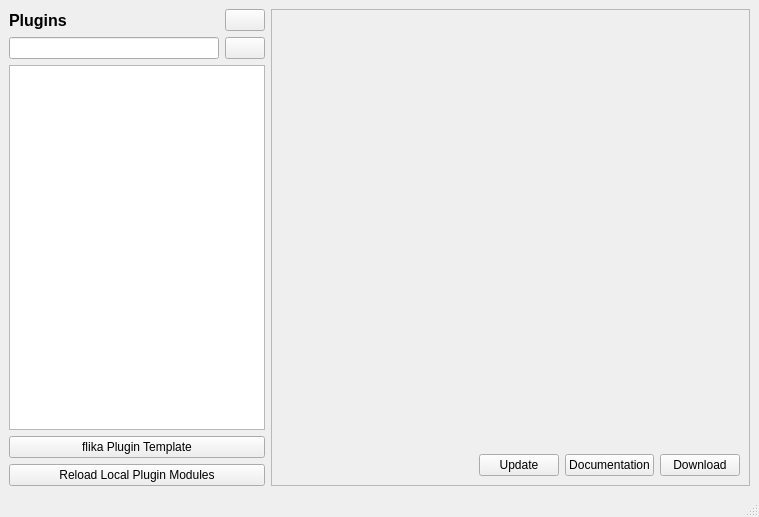
<?xml version="1.0" encoding="UTF-8"?>
<ui version="4.0">
 <class>MainWindow</class>
 <widget class="QMainWindow" name="MainWindow">
  <property name="geometry">
   <rect>
    <x>0</x>
    <y>0</y>
    <width>759</width>
    <height>517</height>
   </rect>
  </property>
  <property name="windowTitle">
   <string>MainWindow</string>
  </property>
  <widget class="QWidget" name="centralwidget">
   <layout class="QHBoxLayout" name="horizontalLayout" stretch="0,1">
    <item>
     <layout class="QVBoxLayout" name="verticalLayout">
      <item>
       <layout class="QHBoxLayout" name="horizontalLayout_3">
        <item>
         <widget class="QLabel" name="label">
          <property name="font">
           <font>
            <pointsize>12</pointsize>
            <weight>75</weight>
            <bold>true</bold>
           </font>
          </property>
          <property name="text">
           <string>Plugins</string>
          </property>
         </widget>
        </item>
        <item>
         <widget class="QPushButton" name="refreshButton">
          <property name="sizePolicy">
           <sizepolicy hsizetype="Fixed" vsizetype="Fixed">
            <horstretch>0</horstretch>
            <verstretch>0</verstretch>
           </sizepolicy>
          </property>
          <property name="text">
           <string/>
          </property>
          <property name="icon">
           <iconset>
            <normaloff>../images/refresh.png</normaloff>../images/refresh.png</iconset>
          </property>
         </widget>
        </item>
       </layout>
      </item>
      <item>
       <layout class="QHBoxLayout" name="horizontalLayout_4">
        <item>
         <widget class="QLineEdit" name="searchBox"/>
        </item>
        <item>
         <widget class="QPushButton" name="searchButton">
          <property name="text">
           <string/>
          </property>
          <property name="icon">
           <iconset>
            <normaloff>../images/search.png</normaloff>../images/search.png</iconset>
          </property>
         </widget>
        </item>
       </layout>
      </item>
      <item>
       <widget class="QListWidget" name="pluginList"/>
      </item>
      <item>
       <widget class="QPushButton" name="tutorialButton">
        <property name="text">
         <string>flika Plugin Template</string>
        </property>
       </widget>
      </item>
      <item>
       <widget class="QPushButton" name="reloadButton">
        <property name="text">
         <string>Reload Local Plugin Modules</string>
        </property>
       </widget>
      </item>
     </layout>
    </item>
    <item>
     <widget class="QScrollArea" name="scrollArea">
      <property name="horizontalScrollBarPolicy">
       <enum>Qt::ScrollBarAlwaysOff</enum>
      </property>
      <property name="widgetResizable">
       <bool>true</bool>
      </property>
      <widget class="QWidget" name="scrollAreaWidgetContents">
       <property name="geometry">
        <rect>
         <x>0</x>
         <y>0</y>
         <width>475</width>
         <height>477</height>
        </rect>
       </property>
       <layout class="QGridLayout" name="gridLayout_2">
        <item row="0" column="0">
         <widget class="QLabel" name="pluginLabel">
          <property name="minimumSize">
           <size>
            <width>0</width>
            <height>0</height>
           </size>
          </property>
          <property name="font">
           <font>
            <pointsize>12</pointsize>
           </font>
          </property>
          <property name="text">
           <string/>
          </property>
         </widget>
        </item>
        <item row="0" column="1">
         <widget class="QLabel" name="infoLabel">
          <property name="layoutDirection">
           <enum>Qt::RightToLeft</enum>
          </property>
          <property name="text">
           <string/>
          </property>
          <property name="alignment">
           <set>Qt::AlignRight|Qt::AlignTrailing|Qt::AlignVCenter</set>
          </property>
         </widget>
        </item>
        <item row="2" column="0" colspan="2">
         <layout class="QHBoxLayout" name="horizontalLayout_2">
          <item>
           <spacer name="horizontalSpacer">
            <property name="orientation">
             <enum>Qt::Horizontal</enum>
            </property>
            <property name="sizeHint" stdset="0">
             <size>
              <width>40</width>
              <height>20</height>
             </size>
            </property>
           </spacer>
          </item>
          <item>
           <widget class="QPushButton" name="updateButton">
            <property name="text">
             <string>Update</string>
            </property>
           </widget>
          </item>
          <item>
           <widget class="QPushButton" name="documentationButton">
            <property name="enabled">
             <bool>true</bool>
            </property>
            <property name="text">
             <string>Documentation</string>
            </property>
           </widget>
          </item>
          <item>
           <widget class="QPushButton" name="downloadButton">
            <property name="enabled">
             <bool>true</bool>
            </property>
            <property name="text">
             <string>Download</string>
            </property>
           </widget>
          </item>
         </layout>
        </item>
        <item row="1" column="0" colspan="2">
         <widget class="QTextBrowser" name="descriptionLabel">
          <property name="enabled">
           <bool>true</bool>
          </property>
          <property name="palette">
           <palette>
            <active>
             <colorrole role="Base">
              <brush brushstyle="SolidPattern">
               <color alpha="0">
                <red>255</red>
                <green>255</green>
                <blue>255</blue>
               </color>
              </brush>
             </colorrole>
            </active>
            <inactive>
             <colorrole role="Base">
              <brush brushstyle="SolidPattern">
               <color alpha="0">
                <red>255</red>
                <green>255</green>
                <blue>255</blue>
               </color>
              </brush>
             </colorrole>
            </inactive>
            <disabled>
             <colorrole role="Base">
              <brush brushstyle="SolidPattern">
               <color alpha="255">
                <red>240</red>
                <green>240</green>
                <blue>240</blue>
               </color>
              </brush>
             </colorrole>
            </disabled>
           </palette>
          </property>
          <property name="autoFillBackground">
           <bool>false</bool>
          </property>
          <property name="frameShape">
           <enum>QFrame::NoFrame</enum>
          </property>
          <property name="frameShadow">
           <enum>QFrame::Plain</enum>
          </property>
          <property name="lineWidth">
           <number>0</number>
          </property>
          <property name="readOnly">
           <bool>true</bool>
          </property>
          <property name="html">
           <string>&lt;!DOCTYPE HTML PUBLIC &quot;-//W3C//DTD HTML 4.0//EN&quot; &quot;http://www.w3.org/TR/REC-html40/strict.dtd&quot;&gt;
&lt;html&gt;&lt;head&gt;&lt;meta name=&quot;qrichtext&quot; content=&quot;1&quot; /&gt;&lt;style type=&quot;text/css&quot;&gt;
p, li { white-space: pre-wrap; }
&lt;/style&gt;&lt;/head&gt;&lt;body style=&quot; font-family:'MS Shell Dlg 2'; font-size:8.25pt; font-weight:400; font-style:normal;&quot;&gt;
&lt;p style=&quot;-qt-paragraph-type:empty; margin-top:0px; margin-bottom:0px; margin-left:0px; margin-right:0px; -qt-block-indent:0; text-indent:0px; font-size:8pt;&quot;&gt;&lt;br /&gt;&lt;/p&gt;&lt;/body&gt;&lt;/html&gt;</string>
          </property>
         </widget>
        </item>
       </layout>
      </widget>
     </widget>
    </item>
   </layout>
  </widget>
  <widget class="QStatusBar" name="statusBar"/>
  <action name="actionCheck_For_Updates">
   <property name="text">
    <string>Check For Updates</string>
   </property>
  </action>
 </widget>
 <resources/>
 <connections/>
</ui>
